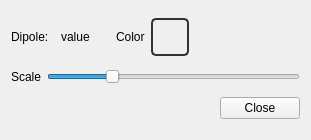
<?xml version="1.0" encoding="UTF-8"?>
<ui version="4.0">
 <class>DipoleConfigurator</class>
 <widget class="QDialog" name="DipoleConfigurator">
  <property name="geometry">
   <rect>
    <x>0</x>
    <y>0</y>
    <width>311</width>
    <height>140</height>
   </rect>
  </property>
  <property name="sizePolicy">
   <sizepolicy hsizetype="MinimumExpanding" vsizetype="MinimumExpanding">
    <horstretch>0</horstretch>
    <verstretch>0</verstretch>
   </sizepolicy>
  </property>
  <property name="windowTitle">
   <string>Dipole Options</string>
  </property>
  <property name="styleSheet">
   <string notr="true">QToolButton {
   color: #333;
   background-color: QLinearGradient( x1: 0, y1: 0, x2: 0, y2: 1, 
          stop: 0 #fff,
          stop: 0.5 #eee, 
          stop: 1 #999);
   border-width: 2px;
   border-color: #333;
   border-style: solid;
   border-radius: 5;
   padding: 0px;
   font-size: 24px;
   min-width: 34px;
   max-width: 34px;
   min-height: 34px;
   max-height: 34px;
}

QToolButton:disabled {
  background-color: QLinearGradient( x1: 0, y1: 0, x2: 0, y2: 1, 
          stop: 0 #fff,
          stop: 0.5 #eee, 
          stop: 1 #bbb);
   border-color: #aaa;
   color: #aaa;
}

QToolButton:pressed {
   background-color: QLinearGradient( x1: 0, y1: 0, x2: 0, y2: 1, 
          stop: 0 #999,
          stop: 0.5 #eee, 
          stop: 1 #fff);
}

QToolButton:checked {
   border-color: #b00;
}

QToolTip {
   border: 2px solid darkkhaki;
   padding: 2px;
   border-radius: 3px;
   opacity: 500;
   font-size: 10px;
}</string>
  </property>
  <layout class="QVBoxLayout" name="verticalLayout">
   <item>
    <layout class="QHBoxLayout" name="horizontalLayout_2">
     <item>
      <widget class="QLabel" name="label_2">
       <property name="text">
        <string>Dipole:  </string>
       </property>
      </widget>
     </item>
     <item>
      <widget class="QLabel" name="dipoleLabel">
       <property name="text">
        <string>value</string>
       </property>
      </widget>
     </item>
     <item>
      <spacer name="horizontalSpacer_3">
       <property name="orientation">
        <enum>Qt::Horizontal</enum>
       </property>
       <property name="sizeType">
        <enum>QSizePolicy::Fixed</enum>
       </property>
       <property name="sizeHint" stdset="0">
        <size>
         <width>20</width>
         <height>20</height>
        </size>
       </property>
      </spacer>
     </item>
     <item>
      <widget class="QLabel" name="label_4">
       <property name="text">
        <string>Color</string>
       </property>
      </widget>
     </item>
     <item>
      <widget class="QToolButton" name="colorButton">
       <property name="toolTip">
        <string/>
       </property>
       <property name="text">
        <string/>
       </property>
      </widget>
     </item>
     <item>
      <spacer name="horizontalSpacer_2">
       <property name="orientation">
        <enum>Qt::Horizontal</enum>
       </property>
       <property name="sizeHint" stdset="0">
        <size>
         <width>40</width>
         <height>20</height>
        </size>
       </property>
      </spacer>
     </item>
    </layout>
   </item>
   <item>
    <layout class="QHBoxLayout" name="horizontalLayout_3">
     <item>
      <widget class="QLabel" name="label">
       <property name="text">
        <string>Scale</string>
       </property>
      </widget>
     </item>
     <item>
      <widget class="QSlider" name="scaleSlider">
       <property name="toolTip">
        <string/>
       </property>
       <property name="minimum">
        <number>1</number>
       </property>
       <property name="maximum">
        <number>100</number>
       </property>
       <property name="value">
        <number>25</number>
       </property>
       <property name="orientation">
        <enum>Qt::Horizontal</enum>
       </property>
      </widget>
     </item>
    </layout>
   </item>
   <item>
    <layout class="QHBoxLayout" name="horizontalLayout">
     <item>
      <spacer name="horizontalSpacer">
       <property name="orientation">
        <enum>Qt::Horizontal</enum>
       </property>
       <property name="sizeHint" stdset="0">
        <size>
         <width>40</width>
         <height>20</height>
        </size>
       </property>
      </spacer>
     </item>
     <item>
      <widget class="QPushButton" name="closeButton">
       <property name="text">
        <string>Close</string>
       </property>
       <property name="autoDefault">
        <bool>false</bool>
       </property>
      </widget>
     </item>
    </layout>
   </item>
  </layout>
 </widget>
 <resources>
  <include location="IQmol.qrc"/>
 </resources>
 <connections>
  <connection>
   <sender>closeButton</sender>
   <signal>clicked()</signal>
   <receiver>DipoleConfigurator</receiver>
   <slot>close()</slot>
   <hints>
    <hint type="sourcelabel">
     <x>229</x>
     <y>448</y>
    </hint>
    <hint type="destinationlabel">
     <x>139</x>
     <y>238</y>
    </hint>
   </hints>
  </connection>
 </connections>
</ui>
